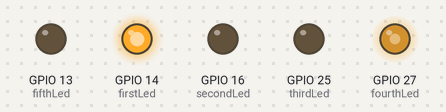
Simulated run of this sketch. Board: ESP32. On the bench: output pins drawn as LEDs (lit = HIGH).

Above: at 0.05 s.
At 0.35 s:
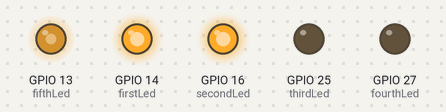
At 0.65 s:
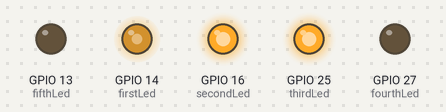
At 0.95 s:
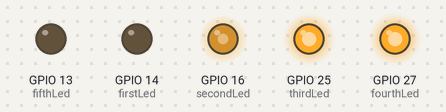
At 1.25 s:
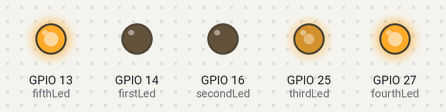
Timing chart, 0 to 3.0 s (numbered marks = the images above):
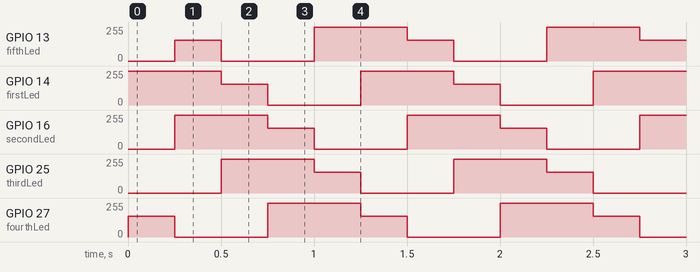

The sketch:

espPinTest.ino
```cpp
#include <Arduino.h>

#define firstLed 14
#define secondLed 16
#define thirdLed 25
#define fourthLed 27
#define fifthLed 13

void setup()
{
    pinMode(firstLed, OUTPUT);
    pinMode(secondLed, OUTPUT);
    pinMode(thirdLed, OUTPUT);
    pinMode(fourthLed, OUTPUT);
    pinMode(fifthLed, OUTPUT);
}

void loop()
{
    analogWrite(firstLed, 255);
    analogWrite(fourthLed, 155);
    analogWrite(thirdLed, 0);
    delay(250);
    analogWrite(secondLed, 255);
    analogWrite(fifthLed, 155);
    analogWrite(fourthLed, 0);
    delay(250);
    analogWrite(thirdLed, 255);
    analogWrite(firstLed, 155);
    analogWrite(fifthLed, 0);
    delay(250);
    analogWrite(fourthLed, 255);
    analogWrite(secondLed, 155);
    analogWrite(firstLed, 0);
    delay(250);
    analogWrite(fifthLed, 255);
    analogWrite(thirdLed, 155);
    analogWrite(secondLed, 0);
    delay(250);
}
```

Measured:
- by itself, GPIO 13 (fifthLed), GPIO 27 (fourthLed): repeats every 1.3 s: 0/255 0.50 s, 255/255 0.50 s, 155/255 0.25 s
- by itself, GPIO 14 (firstLed), GPIO 16 (secondLed), GPIO 25 (thirdLed): repeats every 1.3 s: 155/255 0.25 s, 0/255 0.50 s, 255/255 0.50 s
